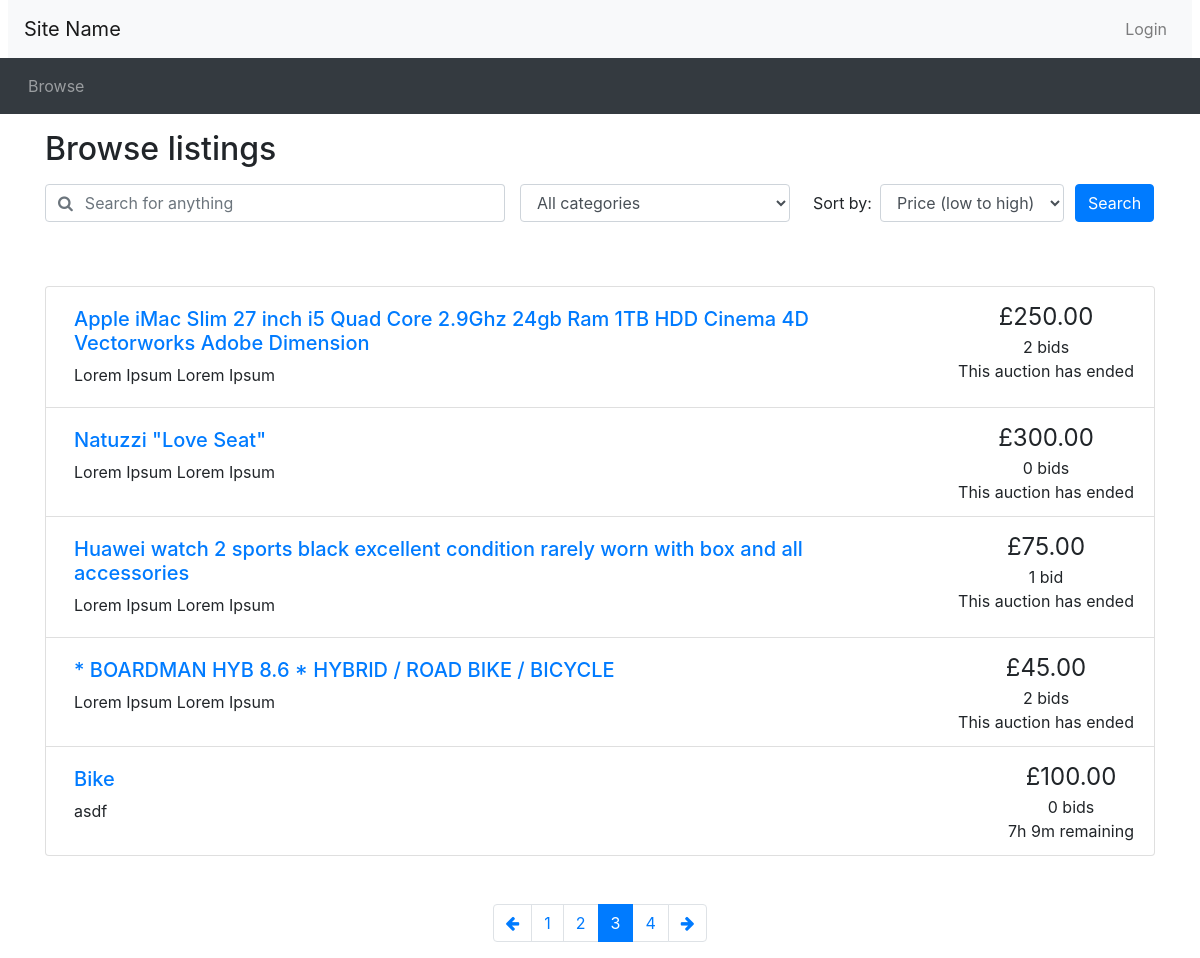
/browse.php?page=3, run on the app's committed database.
### tables this page shows
CREATE TABLE IF NOT EXISTS `listings` (
  `listing_id` int(11) NOT NULL AUTO_INCREMENT,
  `seller_id` int(11) DEFAULT NULL,
  `posttime` datetime DEFAULT NULL,
  `endtime` datetime DEFAULT NULL,
  `itemdescription` text,
  `item_title` text,
  `category` text,
  `reserveprice` decimal(10,2) DEFAULT NULL,
  `startprice` decimal(10,2) DEFAULT NULL,
  `finished` bit(1) DEFAULT NULL,
  PRIMARY KEY (`listing_id`),
  KEY `seller_id` (`seller_id`)
);

### utilities.php (the view)
<?php
function display_time_remaining($interval) {
    if ($interval->days == 0 && $interval->h == 0) {
      $time_remaining = $interval->format('%im %Ss');
    }
    else if ($interval->days == 0) {
      $time_remaining = $interval->format('%hh %im');
    }
    else {
      $time_remaining = $interval->format('%ad %hh');
    }
  return $time_remaining;
}
function print_listing_li($item_id, $title, $desc, $price, $num_bids, $end_time)
{
  if (strlen($desc) > 250) {
    $desc_shortened = substr($desc, 0, 250) . '...';
  }
  else {
    $desc_shortened = $desc;
  }
  if ($num_bids == 1) {
    $bid = ' bid';
  }
  else {
    $bid = ' bids';
  }
  $now = new DateTime();
  if ($now > $end_time) {
    $time_remaining = 'This auction has ended';
  }
  else {
    $time_to_end = date_diff($now, $end_time);
    $time_remaining = display_time_remaining($time_to_end) . ' remaining';
  }
  echo('
    <li class="list-group-item d-flex justify-content-between">
    <div class="p-2 mr-5"><h5><a href="listing.php?item_id=' . $item_id . '">' . $title . '</a></h5>' . $desc_shortened . '</div>
    <div class="text-center text-nowrap"><span style="font-size: 1.5em">£' . number_format($price, 2) . '</span><br/>' . $num_bids . $bid . '<br/>' . $time_remaining . '</div>
  </li>'
  );
}
?>

### browse.php (shortened to what this page needs)
<?php include_once("header.php")?>
<?php require("utilities.php")?>
<div class="container">
<h2 class="my-3">Browse listings</h2>
<div id="searchSpecs">
<form method="get" action="browse.php">
  <div class="row">
    <div class="col-md-5 pr-0">
      <div class="form-group">
	    <div class="input-group">
          <div class="input-group-prepend">
            <span class="input-group-text bg-transparent pr-0 text-muted">
              <i class="fa fa-search"></i>
            </span>
          </div>
          <input type="text" class="form-control border-left-0" name="keyword" id="keyword" placeholder="Search for anything">
        </div>
      </div>
    </div>
    <div class="col-md-3 pr-0">
      <div class="form-group">
        <select class="form-control" id="cat" name="cat" >
          <option selected value="all">All categories</option>
        </select>
      </div>
    </div>
    <div class="col-md-3 pr-0">
      <div class="form-inline">
        <label class="mx-2" for="order_by">Sort by:</label>
        <select class="form-control" id="order_by" name="order_by">
          <option selected value="pricelow">Price (low to high)</option>
        </select>
      </div>
    </div>
    <div class="col-md-1 px-0">
      <button type="submit" class="btn btn-primary">Search</button>
    </div>
  </div>
</form>
</div>
</div>
<?php
	$results_per_page = 5;
	if (!isset($_GET['keyword']))
	{
		 $query = "SELECT DISTINCT listings.listing_id, listings.item_title, listings.itemdescription, bids.bidprice, listings.startprice, listings.endtime
FROM listings LEFT JOIN bids ON listings.listing_id=bids.listing_id WHERE item_title IS NOT NULL";
	}
	if (!isset($_GET['cat']))
	{
		 $query .= " AND category IS NOT NULL";
	}
	if (!isset($_GET['order_by']))
	{
		$query_ordered = $query . " ORDER BY listings.endtime LIMIT $results_per_page";
	}
	include 'opendb.php';
	$tmp = explode(" ",$query);
	$tmp[1] = "COUNT(DISTINCT listings.listing_id),";
	$tmp[2] = "";
	$num_query = implode(" ",$tmp);
	$num_result = mysqli_query($connection, $num_query)
			or die('Error making count query');
	$row = mysqli_fetch_array($num_result);
	$num_results = $row[0];
	$max_page = ceil($num_results / $results_per_page);
	if (!isset($_GET['page']))
		{
		$curr_page = 1;
		}
	else
	{
		if ($_GET['page'] == 1)
		{
			$curr_page = 1;
		}
		else
		{
			$curr_page = $_GET['page'];
			$offset = ($curr_page*$results_per_page)-$results_per_page;
			$query_ordered .= " OFFSET $offset";
		}
	}
?>
<div class="container mt-5">
<ul class="list-group">
<?php
	$result = mysqli_query($connection, $query_ordered)
		or die('Error making select users query');
	while ($row = mysqli_fetch_array($result))
	{
		$count_bid_query = "SELECT COUNT(*) FROM bids WHERE listing_id = {$row['listing_id']}";
		$count_bid_result = mysqli_query($connection, $count_bid_query)
			or die('Error making top bid query');
		$bid_count = mysqli_fetch_array($count_bid_result);
		if ($bid_count[0] == 0) {
			print_listing_li($row['listing_id'], $row['item_title'], $row['itemdescription'], $row['startprice'], $bid_count[0], date_create($row['endtime']));
		}
		else {
			$top_bid_query = "SELECT MAX(bidprice) FROM bids WHERE listing_id = {$row['listing_id']}";
			$top_bid_result = mysqli_query($connection, $top_bid_query)
				or die('Error making top bid query');
			$top_bid = mysqli_fetch_array($top_bid_result);
			print_listing_li($row['listing_id'], $row['item_title'], $row['itemdescription'], $top_bid[0], $bid_count[0], date_create($row['endtime']));
		}
	}
?>
</ul>
<nav aria-label="Search results pages" class="mt-5">
  <ul class="pagination justify-content-center">
<?php
  $querystring = "";
  $high_page_boost = max(3 - $curr_page, 0);
  $low_page_boost = max(2 - ($max_page - $curr_page), 0);
  $low_page = max(1, $curr_page - 2 - $low_page_boost);
  $high_page = min($max_page, $curr_page + 2 + $high_page_boost);
  if ($curr_page != 1) {
    echo('
    <li class="page-item">
      <a class="page-link" href="browse.php?' . $querystring . 'page=' . ($curr_page - 1) . '" aria-label="Previous">
        <span aria-hidden="true"><i class="fa fa-arrow-left"></i></span>
        <span class="sr-only">Previous</span>
      </a>
    </li>');
  }
  for ($i = $low_page; $i <= $high_page; $i++) {
    if ($i == $curr_page) {
      echo('
    <li class="page-item active">');
    }
    else {
      echo('
    <li class="page-item">');
    }
    echo('
      <a class="page-link" href="browse.php?' . $querystring . 'page=' . $i . '">' . $i . '</a>
    </li>');
  }
  if ($curr_page != $max_page) {
    echo('
    <li class="page-item">
      <a class="page-link" href="browse.php?' . $querystring . 'page=' . ($curr_page + 1) . '" aria-label="Next">
        <span aria-hidden="true"><i class="fa fa-arrow-right"></i></span>
        <span class="sr-only">Next</span>
      </a>
    </li>');
  }
?>
  </ul>
</nav>
</div>
<?php include_once("footer.php")?>

### data on the page
listings: item_title "Apple iMac Slim 27 inch i5 Quad Core 2.9Ghz 24gb Ram 1TB HDD Cinema 4D Vectorworks Adobe Dimension", itemdescription "Lorem Ipsum Lorem Ipsum", price "250.00", num_bids "2", bid "bids"
listings: item_title "Natuzzi \"Love Seat\"", itemdescription "Lorem Ipsum Lorem Ipsum", startprice "300.00", num_bids "0", bid "bids"
listings: item_title "Huawei watch 2 sports black excellent condition rarely worn with box and all accessories", itemdescription "Lorem Ipsum Lorem Ipsum", price "75.00", num_bids "1", bid "bid"
listings: item_title "* BOARDMAN HYB 8.6 * HYBRID / ROAD BIKE / BICYCLE", itemdescription "Lorem Ipsum Lorem Ipsum", price "45.00", num_bids "2", bid "bids"
listings: item_title "Bike", itemdescription "asdf", startprice "100.00", num_bids "0", bid "bids", time_remaining "7h 9m remaining"
